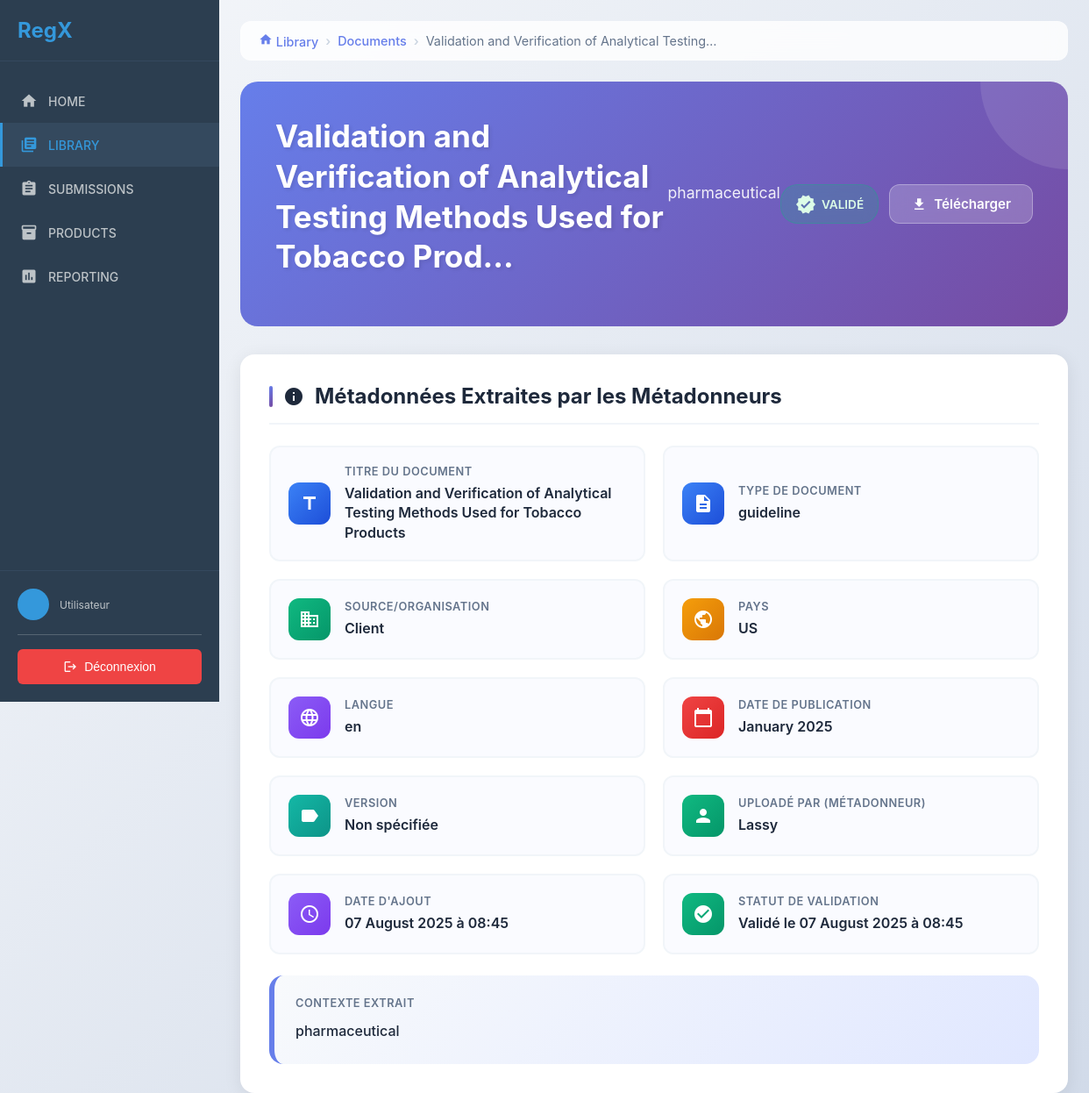
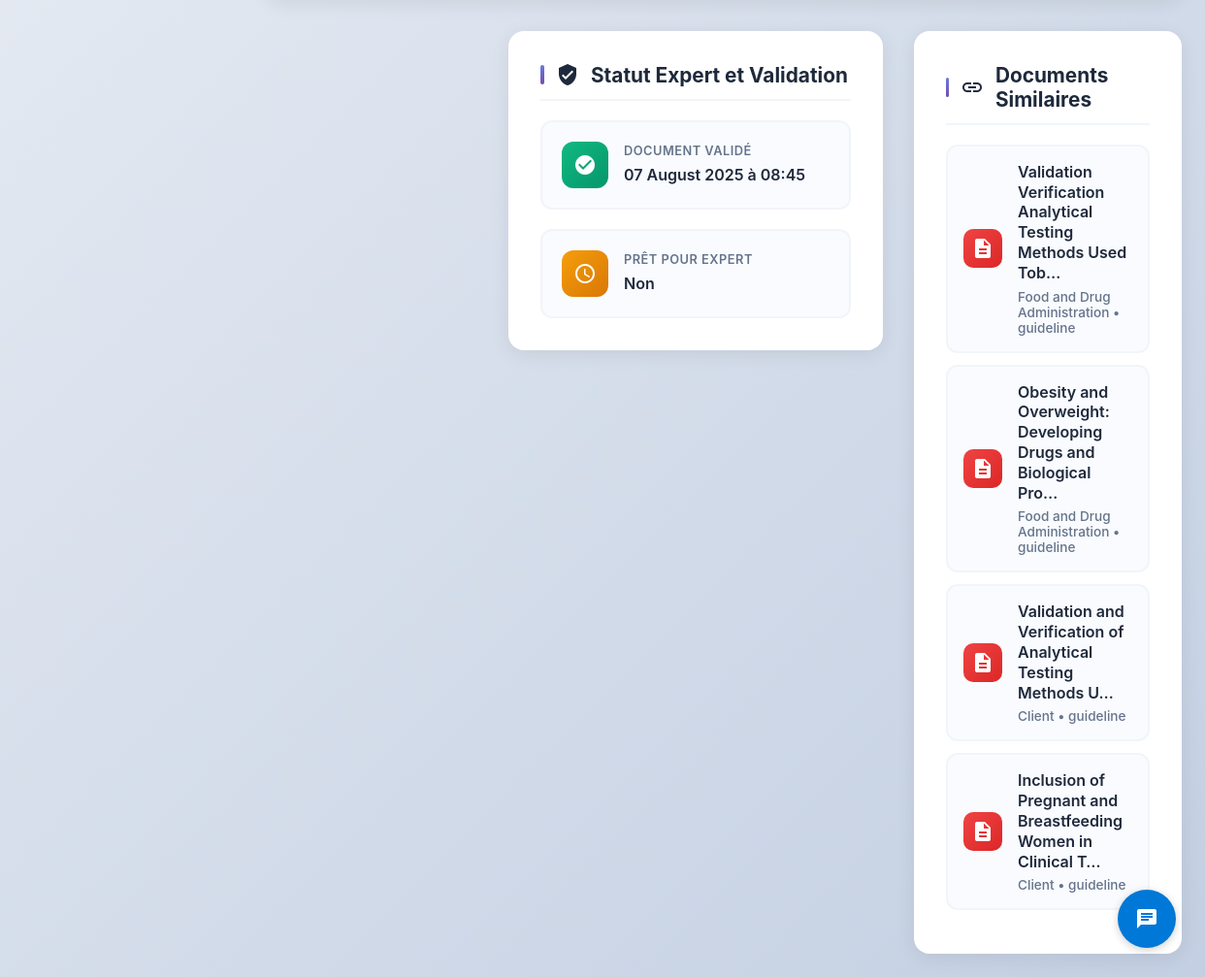
/client/library/documents/140/, run on the app's committed database (2 pictures, top to bottom).
### rawdocs/models.py (models this page shows, shortened)
class RawDocument(models.Model):
    url = models.URLField(help_text="URL d'origine du PDF", blank=True)
    file = models.FileField(upload_to=pdf_upload_to, help_text="Fichier PDF téléchargé")
    created_at = models.DateTimeField(auto_now_add=True)
    owner = models.ForeignKey(
        settings.AUTH_USER_MODEL,
        on_delete=models.CASCADE,
        related_name='raw_documents',
        null=True, blank=True,
        help_text="Utilisateur qui a téléchargé ce document"
    )
    is_validated = models.BooleanField(default=False, help_text="Document validé par un métadonneur")
    validated_at = models.DateTimeField(null=True, blank=True)
    is_ready_for_expert = models.BooleanField(default=False, help_text="Document prêt pour révision expert")
    expert_ready_at = models.DateTimeField(null=True, blank=True,
                                           help_text="Date à laquelle le document est devenu prêt pour l'expert")
    total_pages = models.IntegerField(default=0, help_text="Nombre total de pages")
    pages_extracted = models.BooleanField(default=False, help_text="Pages extraites individuellement")
    title = models.TextField(blank=True, help_text="Titre du document")
    doc_type = models.CharField("Type", max_length=100, blank=True, help_text="Type du document (guide, rapport…)")
    publication_date = models.CharField(max_length=100, blank=True, help_text="Date de publication")
    version = models.CharField(max_length=50, blank=True, help_text="Version extraite")
    source = models.CharField(max_length=255, blank=True, help_text="Organisation émettrice (EMA, FDA…)")
    context = models.TextField(blank=True, help_text="Contexte extrait (2 phrases max)")
    country = models.CharField(max_length=100, blank=True, help_text="Pays détecté (GPE ou TLD)")
    language = models.CharField(max_length=10, blank=True, help_text="Langue détectée (fr, en…)")
    url_source = models.URLField(blank=True, help_text="URL d'origine pour référence")

### client/library/views.py (the view)
# urls.py: path('documents/<int:pk>/', views.document_detail, name='document_detail'),
def document_detail(request, pk):
    document = get_object_or_404(RawDocument, pk=pk, is_validated=True)
    metadata = {
        'title': document.title or 'Non spécifié',
        'doc_type': document.doc_type or 'Non spécifié',
        'publication_date': document.publication_date or 'Non spécifiée',
        'version': document.version or 'Non spécifiée',
        'source': document.source or 'Non spécifiée',
        'context': document.context or 'Non spécifié',
        'country': document.country or 'Non spécifié',
        'language': document.language or 'Non spécifiée',
        'url_source': document.url_source or document.url or 'Non spécifiée',
        'owner': document.owner.username if document.owner else 'Non spécifié',
        'created_at': document.created_at,
        'is_validated': document.is_validated,
        'validated_at': document.validated_at,
        'total_pages': document.total_pages,
        'pages_extracted': document.pages_extracted,
        'is_ready_for_expert': document.is_ready_for_expert,
        'expert_ready_at': document.expert_ready_at,
    }
    related_documents = RawDocument.objects.filter(
        doc_type=document.doc_type,
        country=document.country,
        is_validated=True
    ).exclude(pk=document.pk)[:5]
    context = {
        'document': document,
        'metadata': metadata,
        'related_documents': related_documents,
    }
    return render(request, 'client/library/document_detail.html', context)

### chatbot/templatetags/chatbot_tags.py (called while the page is built)
@register.simple_tag
def chatbot_widget():
    return render_to_string('chatbot/chatbot_widget.html')

### client/library/templatetags/document_filters.py (called while the page is built)
@register.filter
def document_title(document):
    if document.title and document.title.strip():
        return document.title.strip()
    if document.file:
        clean_name = clean_filename(document.file)
        if clean_name:
            return clean_name
    return f"Document #{document.pk}"

### templates/client/library/document_detail.html (shortened to what this page needs)
{% extends 'client/base.html' %}
{% load static %}
{% load document_filters %}
{% block extra_css %}
<link rel="stylesheet" href="{% static 'css/library.css' %}">
{% endblock %}
{% block content %}
<div class="document-detail">
    <nav class="breadcrumb">
        <a href="{% url 'client:library:dashboard' %}">
            <i class="material-icons" style="font-size: 16px;">home</i>
            Library
        </a>
        <span class="separator">›</span>
        <a href="{% url 'client:library:document_list' %}">Documents</a>
        <span class="separator">›</span>
        <span>{{ document.title|truncatechars:50 }}</span>
    </nav>
    <div class="document-header">
        <div class="header-content">
            <h1 class="document-title">{{ document|document_title|truncatechars:80 }}</h1>
            {% if document.context %}
            <p class="document-description">{{ document.context }}</p>
            {% endif %}
            <div class="document-actions">
                {% if document.is_validated %}
                <span class="status-badge status-validated">
                    <i class="material-icons">verified</i>
                    Validé
                </span>
                {% else %}
                <span class="status-badge status-pending">
                    <i class="material-icons">schedule</i>
                    En attente de validation
                </span>
                {% endif %}
                {% if document.file and document.is_validated %}
                <a href="{% url 'client:library:download_document' document.pk %}" class="btn btn-primary">
                    <i class="material-icons">download</i>
                    Télécharger
                </a>
                {% endif %}
            </div>
        </div>
    </div>
    <div class="metadata-section">
        <h2 class="metadata-title">
            <i class="material-icons">info</i>
            Métadonnées Extraites par les Métadonneurs
        </h2>
        <div class="metadata-grid">
            <div class="metadata-item">
                <div class="metadata-icon blue">
                    <i class="material-icons">title</i>
                </div>
                <div class="metadata-content">
                    <div class="metadata-label">Titre du Document</div>
                    <div class="metadata-value">{{ metadata.title|default:"Non spécifié" }}</div>
                </div>
            </div>
            <div class="metadata-item">
                <div class="metadata-icon blue">
                    <i class="material-icons">description</i>
                </div>
                <div class="metadata-content">
                    <div class="metadata-label">Type de Document</div>
                    <div class="metadata-value">{{ metadata.doc_type|default:"Non spécifié" }}</div>
                </div>
            </div>
            <div class="metadata-item">
                <div class="metadata-icon green">
                    <i class="material-icons">business</i>
                </div>
                <div class="metadata-content">
                    <div class="metadata-label">Source/Organisation</div>
                    <div class="metadata-value">{{ metadata.source|default:"Non spécifiée" }}</div>
                </div>
            </div>
            <div class="metadata-item">
                <div class="metadata-icon orange">
                    <i class="material-icons">public</i>
                </div>
                <div class="metadata-content">
                    <div class="metadata-label">Pays</div>
                    <div class="metadata-value">{{ metadata.country|default:"Non spécifié" }}</div>
                </div>
            </div>
            <div class="metadata-item">
                <div class="metadata-icon purple">
                    <i class="material-icons">language</i>
                </div>
                <div class="metadata-content">
                    <div class="metadata-label">Langue</div>
                    <div class="metadata-value">{{ metadata.language|default:"Non spécifiée" }}</div>
                </div>
            </div>
            <div class="metadata-item">
                <div class="metadata-icon red">
                    <i class="material-icons">calendar_today</i>
                </div>
                <div class="metadata-content">
                    <div class="metadata-label">Date de Publication</div>
                    <div class="metadata-value">{{ metadata.publication_date|default:"Non spécifiée" }}</div>
                </div>
            </div>
            <div class="metadata-item">
                <div class="metadata-icon teal">
                    <i class="material-icons">label</i>
                </div>
                <div class="metadata-content">
                    <div class="metadata-label">Version</div>
                    <div class="metadata-value">{{ metadata.version|default:"Non spécifiée" }}</div>
                </div>
            </div>
            <div class="metadata-item">
                <div class="metadata-icon green">
                    <i class="material-icons">person</i>
                </div>
                <div class="metadata-content">
                    <div class="metadata-label">Uploadé par (Métadonneur)</div>
                    <div class="metadata-value">{{ metadata.owner|default:"Anonyme" }}</div>
                </div>
            </div>
            <div class="metadata-item">
                <div class="metadata-icon purple">
                    <i class="material-icons">schedule</i>
                </div>
                <div class="metadata-content">
                    <div class="metadata-label">Date d'Ajout</div>
                    <div class="metadata-value">{{ metadata.created_at|date:"d F Y à H:i" }}</div>
                </div>
            </div>
            <div class="metadata-item">
                <div class="metadata-icon {% if metadata.is_validated %}green{% else %}orange{% endif %}">
                    <i class="material-icons">{% if metadata.is_validated %}check_circle{% else %}schedule{% endif %}</i>
                </div>
                <div class="metadata-content">
                    <div class="metadata-label">Statut de Validation</div>
                    <div class="metadata-value">
                        {% if metadata.is_validated %}
                            Validé le {{ metadata.validated_at|date:"d F Y à H:i"|default:"Non spécifié" }}
                        {% else %}
                            En attente de validation
                        {% endif %}
                    </div>
                </div>
            </div>
        </div>
        {% if document.context %}
        <div class="context-section">
            <div class="context-label">Contexte Extrait</div>
            <div class="context-content">{{ document.context }}</div>
        </div>
        {% endif %}
    </div>
    <div class="content-sections">
        <div class="main-content">
            {% if document.is_validated %}
            <div class="content-section">
                <h3 class="section-title">
                    <i class="material-icons">verified_user</i>
                    Statut Expert et Validation
                </h3>
                <div class="metadata-grid">
                    <div class="metadata-item">
                        <div class="metadata-icon green">
                            <i class="material-icons">check_circle</i>
                        </div>
                        <div class="metadata-content">
                            <div class="metadata-label">Document Validé</div>
                            <div class="metadata-value">{{ document.validated_at|date:"d F Y à H:i"|default:"Oui" }}</div>
                        </div>
                    </div>
                    <div class="metadata-item">
                        <div class="metadata-icon {% if document.is_ready_for_expert %}green{% else %}orange{% endif %}">
                            <i class="material-icons">{% if document.is_ready_for_expert %}expert_mode{% else %}schedule{% endif %}</i>
                        </div>
                        <div class="metadata-content">
                            <div class="metadata-label">Prêt pour Expert</div>
                            <div class="metadata-value">
                                {% if document.is_ready_for_expert %}
                                    Oui - {{ document.expert_ready_at|date:"d F Y à H:i"|default:"Prêt" }}
                                {% else %}
                                    Non
                                {% endif %}
                            </div>
                        </div>
                    </div>
                </div>
            </div>
            {% endif %}
        </div>
        <div class="sidebar-content">
            {% if related_documents %}
            <div class="content-section">
                <h3 class="section-title">
                    <i class="material-icons">link</i>
                    Documents Similaires
                </h3>
                {% for related in related_documents %}
                <a href="{% url 'client:library:document_detail' related.pk %}" class="related-doc">
                    <div class="related-doc-icon">
                        <i class="material-icons">description</i>
                    </div>
                    <div class="related-doc-content">
                        <h5>{{ related|document_title|truncatechars:60 }}</h5>
                        <div class="related-doc-meta">
                            {{ related.source|default:related.country }} • {{ related.doc_type|default:"Document" }}
                        </div>
                    </div>
                </a>
                {% endfor %}
            </div>
            {% endif %}
        </div>
    </div>
</div>
{% endblock %}

### static/css/main.css (style rules this page uses)
* { margin: 0; padding: 0; box-sizing: border-box; }
body { font-family: 'Inter', sans-serif; background-color: #f5f5f5; color: #333; }
.main-content { flex: 1; margin-left: 250px; min-height: 100vh; }
.btn { padding: 10px 20px; border: none; border-radius: 6px; font-size: 14px; font-weight: 500; cursor: pointer; transition: all 0.3s ease; display: inline-flex; align-items: center; gap: 8px; text-decoration: none; }
.btn-primary { background-color: #3498db; color: white; }
.btn i { font-size: 18px; }

### static/css/library.css (style rules this page uses)
.header-content { display: flex; justify-content: space-between; align-items: center; }
.btn { display: inline-flex; align-items: center; gap: 8px; padding: 12px 24px; border-radius: 8px; text-decoration: none; font-weight: 500; border: none; cursor: pointer; transition: all 0.2s ease; font-size: 0.95rem; }
.btn-primary { background: #4f46e5; color: white; }
.document-actions { flex-shrink: 0; text-align: right; }

### data on the page
RawDocument: title "Validation and Verification of Analytical Testing…", title "Validation and Verification of Analytical Testing Methods Used for Tobacco Prod…", context "pharmaceutical", title "Validation and Verification of Analytical Testing Methods Used for Tobacco Products", doc_type "guideline", source "Client", country "US", language "en", publication_date "January 2025", created_at "07 August 2025 à 08:45", validated_at "07 August 2025 à 08:45"
RawDocument: title "Validation Verification Analytical Testing Methods Used Tob…", source "Food and Drug Administration", doc_type "guideline"
RawDocument: title "Obesity and Overweight: Developing Drugs and Biological Pro…", source "Food and Drug Administration", doc_type "guideline"
RawDocument: title "Validation and Verification of Analytical Testing Methods U…", source "Client", doc_type "guideline"
RawDocument: title "Inclusion of Pregnant and Breastfeeding Women in Clinical T…", source "Client", doc_type "guideline"

### other printed values
{{ metadata.version|default:"Non spécifiée" }} "Non spécifiée"
{{ metadata.owner|default:"Anonyme" }} "Lassy"
